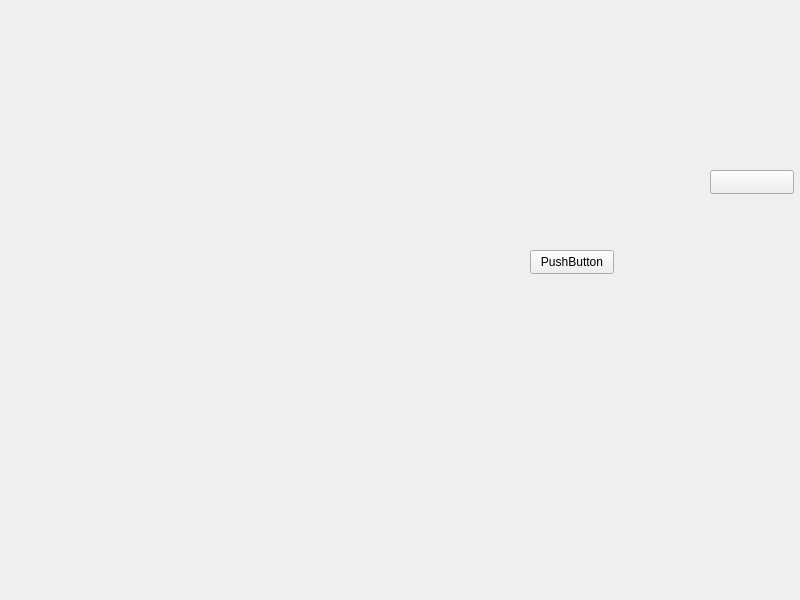
<?xml version="1.0" encoding="UTF-8"?>
<ui version="4.0">
 <class>Introduce</class>
 <widget class="QMainWindow" name="Introduce">
  <property name="geometry">
   <rect>
    <x>0</x>
    <y>0</y>
    <width>800</width>
    <height>600</height>
   </rect>
  </property>
  <property name="windowTitle">
   <string>MainWindow</string>
  </property>
  <widget class="QWidget" name="centralwidget">
   <widget class="QPushButton" name="pushButton">
    <property name="geometry">
     <rect>
      <x>710</x>
      <y>170</y>
      <width>84</width>
      <height>24</height>
     </rect>
    </property>
    <property name="text">
     <string/>
    </property>
   </widget>
   <widget class="QPushButton" name="pushButton_2">
    <property name="geometry">
     <rect>
      <x>530</x>
      <y>250</y>
      <width>84</width>
      <height>24</height>
     </rect>
    </property>
    <property name="text">
     <string>PushButton</string>
    </property>
   </widget>
  </widget>
 </widget>
 <resources/>
 <connections/>
</ui>
